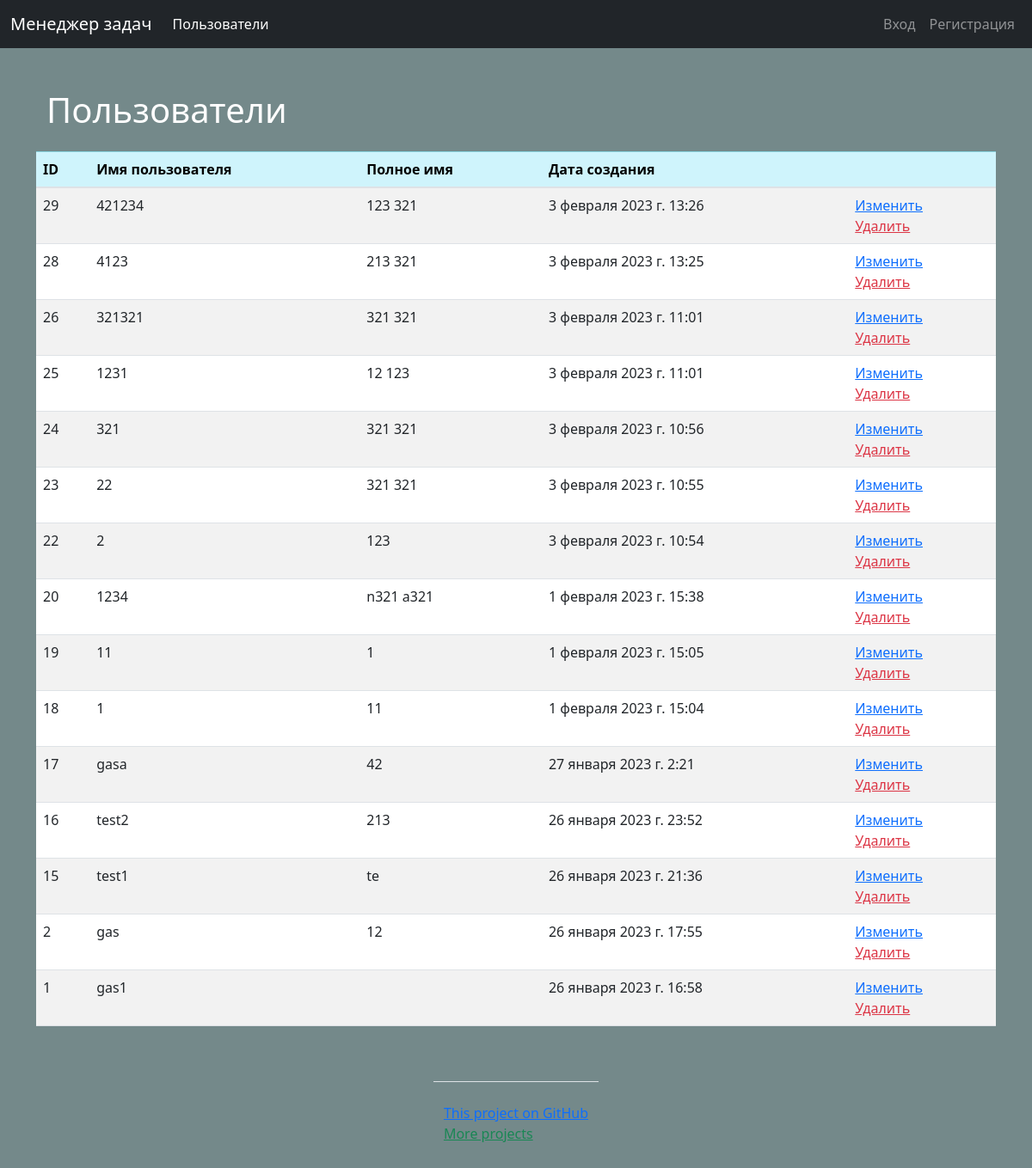
/users/, run on an earlier commit of the app's database.
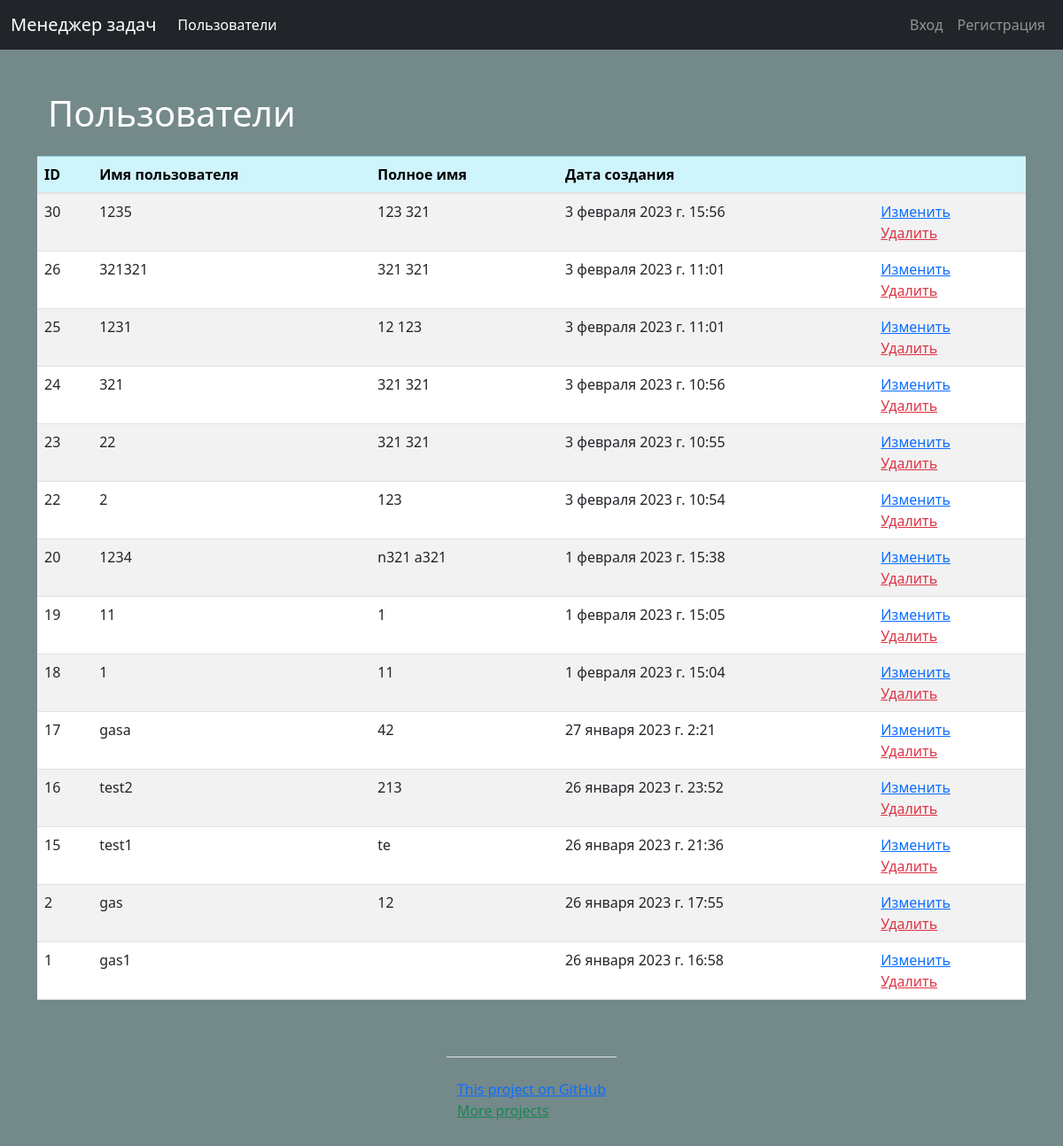
And on a later commit of the database.
### users/models.py (models this page shows, shortened)
class Users(AbstractUser):
    class Meta:
        ordering = ['-date_joined']

### users/views.py (the view)
# urls.py: path('', UserView.as_view(), name='users'),
class UserView(ListView):
    template_name = 'users/users.html'
    model = Users
    context_object_name = 'users'
    extra_context = {'title': _('Users'), 'btn_update': _('Update'), 'btn_delete': _('Delete')}
    redirect_field_name = 'home'

### task_manager/templates/users/users.html (shortened to what this page needs)
{% extends 'base.html' %}
{% load bootstrap4 %}
{% load i18n %}
{% block content %}
<div class="container wrapper flex-grow-1">
    <h1 class="my-4">{{ title }}</h1></div>
<table class="table table-striped ">
    <thead>
    <tr class="table-info">
        <th scope="col">ID</th>
        <th scope="col">{% trans 'Username' %}</th>
        <th scope="col">{% trans 'Fullname' %}</th>
        <th scope="col">{% trans 'Created date' %}</th>
        <th scope="col"></th>
    </tr>
    </thead>
    {% for user in users %}
    <tr>
        <td>{{user.id}}</td>
        <td>{{user.username}}</td>
        <td>{{user.first_name}} {{user.last_name}}</td>
        <td>{{user.date_joined}}</td>
        <td>
            <a class="text-orange" href="{% url 'update_user' user.pk %}">{{ btn_update }}</a>
            <br>
            <a class="text-danger" href="{% url 'delete_user' user.pk %}">{{ btn_delete }}</a>
        </td>
    </tr>
    {% empty %}
    <li>Sorry, no athletes in this list.</li>
    {% endfor %}
</table>
{% endblock %}

What changed in the data, as far as the page shows it:
removed Users: id "29", username "421234", first_name "123", last_name "321", date_joined "3 февраля 2023 г. 13:26", btn_update "Изменить", btn_delete "Удалить"
removed Users: id "28", username "4123", first_name "213", last_name "321", date_joined "3 февраля 2023 г. 13:25", btn_update "Изменить", btn_delete "Удалить"
added Users: id "30", username "1235", first_name "123", last_name "321", date_joined "3 февраля 2023 г. 15:56", btn_update "Изменить", btn_delete "Удалить"
